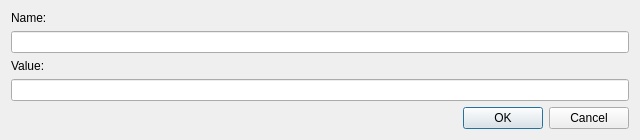
<?xml version="1.0" encoding="UTF-8"?>
<ui version="4.0">
 <class>pEnvironmentVariableEditor</class>
 <widget class="QDialog" name="pEnvironmentVariableEditor">
  <property name="geometry">
   <rect>
    <x>0</x>
    <y>0</y>
    <width>640</width>
    <height>125</height>
   </rect>
  </property>
  <layout class="QVBoxLayout" name="verticalLayout">
   <item>
    <widget class="QLabel" name="lName">
     <property name="text">
      <string>Name:</string>
     </property>
    </widget>
   </item>
   <item>
    <widget class="QLineEdit" name="leName"/>
   </item>
   <item>
    <widget class="QLabel" name="lValue">
     <property name="text">
      <string>Value:</string>
     </property>
    </widget>
   </item>
   <item>
    <widget class="QLineEdit" name="leValue"/>
   </item>
   <item>
    <widget class="QDialogButtonBox" name="dbbButtons">
     <property name="standardButtons">
      <set>QDialogButtonBox::Cancel|QDialogButtonBox::Ok</set>
     </property>
    </widget>
   </item>
  </layout>
 </widget>
 <resources/>
 <connections>
  <connection>
   <sender>dbbButtons</sender>
   <signal>accepted()</signal>
   <receiver>pEnvironmentVariableEditor</receiver>
   <slot>accept()</slot>
   <hints>
    <hint type="sourcelabel">
     <x>491</x>
     <y>107</y>
    </hint>
    <hint type="destinationlabel">
     <x>489</x>
     <y>153</y>
    </hint>
   </hints>
  </connection>
  <connection>
   <sender>dbbButtons</sender>
   <signal>rejected()</signal>
   <receiver>pEnvironmentVariableEditor</receiver>
   <slot>reject()</slot>
   <hints>
    <hint type="sourcelabel">
     <x>582</x>
     <y>106</y>
    </hint>
    <hint type="destinationlabel">
     <x>578</x>
     <y>138</y>
    </hint>
   </hints>
  </connection>
 </connections>
</ui>
